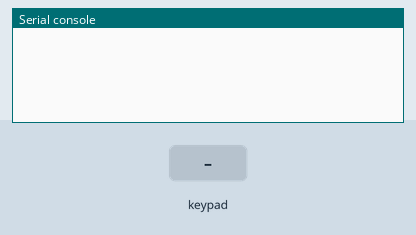
This program was run on a simulated CircuitPython board. On the bench: the last lines printed to the serial console. Inputs (shaded band) come from the test bench.

Above: at 2.2 s.
2.3 s: key '0' pressed
At 3.5 s:
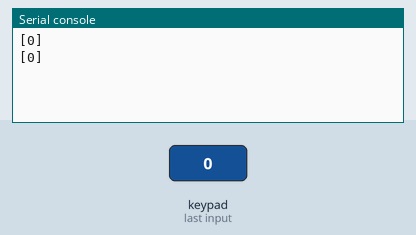
3.8 s: keypad keys 1 2 pressed 0.4 s apart
At 5.6 s:
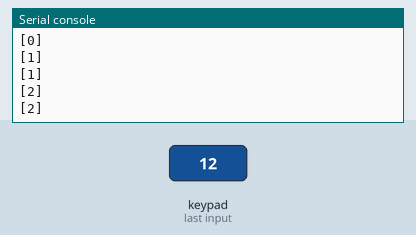
6.1 s: key '3' pressed
At 7.3 s:
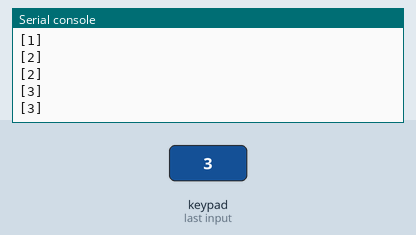
7.6 s: keypad keys 2 5 pressed 0.4 s apart
At 9.2 s:
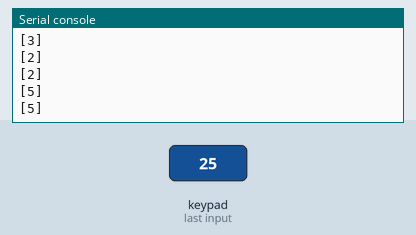
Timing chart, 0 to 10.7 s (numbered marks = the images above; inputs shaded):
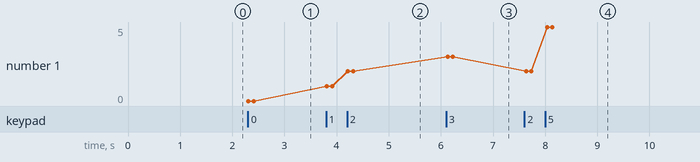

The program:

byo24_keyboard_demo.py
```python
# Write your code here :-)
# # CircuitPython IO demo #1 - General Purpose I/O
# https://github.com/adafruit/Adafruit_CircuitPython_Bundle/releases
# https://learn.adafruit.com/matrix-keypad/python-circuitpython
# Get firmware from: https://circuitpython.org/
# Get library from: https://github.com/adafruit/Adafruit_CircuitPython_Bundle/releases/tag/20201203
# Tutorial: https://learn.adafruit.com/adafruit-feather-m0-express-designed-for-circuit-python-circuitpython/circuitpython-hid-keyboard-and-mouse

import time
import board
import digitalio
import adafruit_matrixkeypad
import usb_hid
from adafruit_hid.keyboard import Keyboard
from adafruit_hid.keyboard_layout_us import KeyboardLayoutUS

time.sleep(1)  # Sleep for a bit to avoid a race condition on some systems

cols = [digitalio.DigitalInOut(x) for x in (board.D11, board.D12, board.D13)]
rows = [digitalio.DigitalInOut(x) for x in (board.D10, board.D9, board.D7)]
keys = (
    (0,1,2),
    (3,4,5),
    (6,7,8),
)
keypad = adafruit_matrixkeypad.Matrix_Keypad(rows, cols, keys)

while True:
    keys = keypad.pressed_keys
    if keys:
        print(keys)
    time.sleep(0.1)
```

Measured:
- after the input at 2.3 s, the serial console: prints a new line at once (image 1)
- after the input at 3.8 s, the serial console: prints a new line at once (image 2)
- after the input at 6.1 s, the serial console: prints a new line at once (image 3)
- after the input at 7.6 s, the serial console: prints a new line at once (image 4)
- plotted number 1: 0 → 2 after the input at 3.8 s, 2 → 3 after the input at 6.1 s, 3 → 5 after the input at 7.6 s
